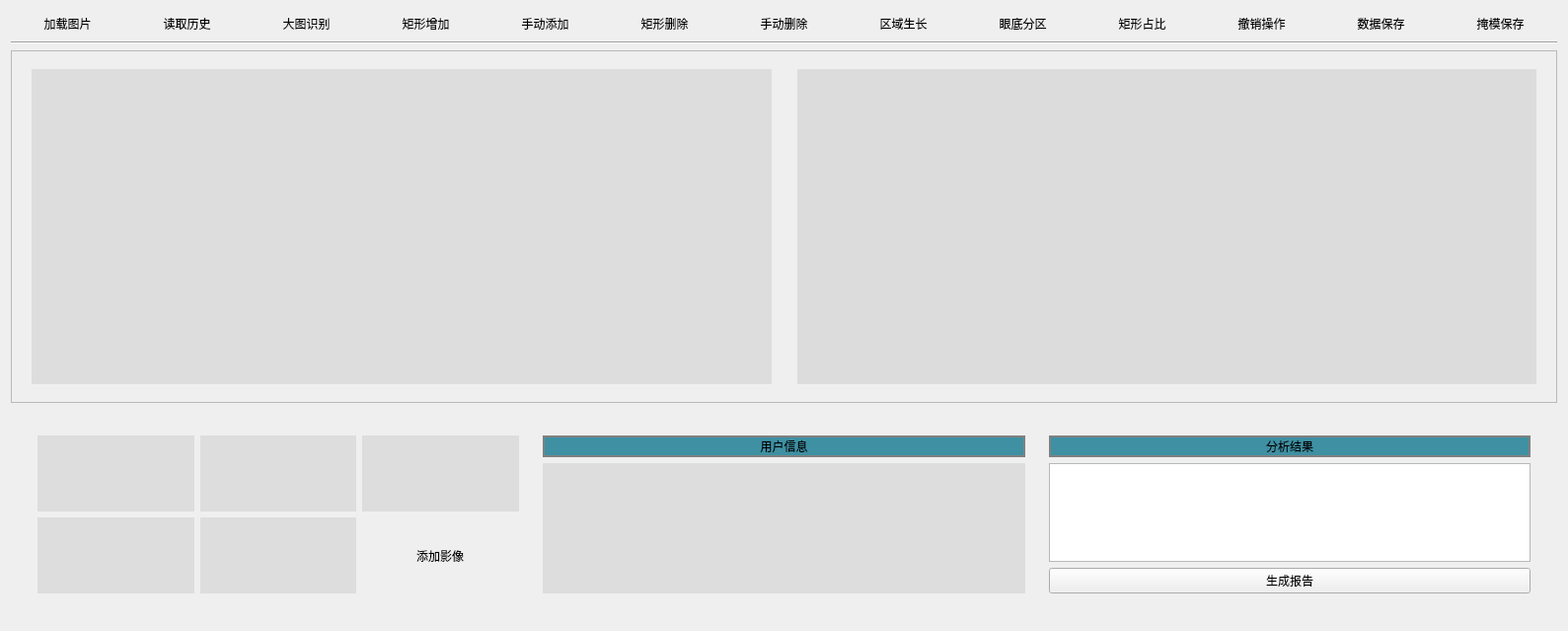
<?xml version="1.0" encoding="UTF-8"?>
<ui version="4.0">
 <class>Form</class>
 <widget class="QWidget" name="Form">
  <property name="geometry">
   <rect>
    <x>0</x>
    <y>0</y>
    <width>1589</width>
    <height>639</height>
   </rect>
  </property>
  <property name="sizePolicy">
   <sizepolicy hsizetype="Preferred" vsizetype="Preferred">
    <horstretch>0</horstretch>
    <verstretch>1</verstretch>
   </sizepolicy>
  </property>
  <property name="windowTitle">
   <string>中国矿业大学-徐州市第一人民医院无灌注区智能识别软件（大模型识别模式）</string>
  </property>
  <property name="styleSheet">
   <string notr="true">QLabel
{
background-color: rgb(221, 221, 221);

}
</string>
  </property>
  <layout class="QVBoxLayout" name="verticalLayout">
   <item>
    <layout class="QHBoxLayout" name="horizontalLayout_3">
     <item>
      <widget class="QToolButton" name="ToolButton_2">
       <property name="sizePolicy">
        <sizepolicy hsizetype="Expanding" vsizetype="Fixed">
         <horstretch>0</horstretch>
         <verstretch>0</verstretch>
        </sizepolicy>
       </property>
       <property name="styleSheet">
        <string notr="true">font: 15pt &quot;Microsoft YaHei UI&quot;;</string>
       </property>
       <property name="text">
        <string>加载图片</string>
       </property>
       <property name="icon">
        <iconset>
         <normaloff>加载图片.png</normaloff>加载图片.png</iconset>
       </property>
       <property name="iconSize">
        <size>
         <width>35</width>
         <height>35</height>
        </size>
       </property>
       <property name="toolButtonStyle">
        <enum>Qt::ToolButtonTextUnderIcon</enum>
       </property>
       <property name="autoRaise">
        <bool>true</bool>
       </property>
      </widget>
     </item>
     <item>
      <widget class="QToolButton" name="ToolButton_10">
       <property name="sizePolicy">
        <sizepolicy hsizetype="Expanding" vsizetype="Fixed">
         <horstretch>0</horstretch>
         <verstretch>0</verstretch>
        </sizepolicy>
       </property>
       <property name="styleSheet">
        <string notr="true">font: 15pt &quot;Microsoft YaHei UI&quot;;</string>
       </property>
       <property name="text">
        <string>读取历史</string>
       </property>
       <property name="icon">
        <iconset>
         <normaloff>读取历史.png</normaloff>读取历史.png</iconset>
       </property>
       <property name="iconSize">
        <size>
         <width>35</width>
         <height>35</height>
        </size>
       </property>
       <property name="toolButtonStyle">
        <enum>Qt::ToolButtonTextUnderIcon</enum>
       </property>
       <property name="autoRaise">
        <bool>true</bool>
       </property>
      </widget>
     </item>
     <item>
      <widget class="QToolButton" name="ToolButton_11">
       <property name="sizePolicy">
        <sizepolicy hsizetype="Expanding" vsizetype="Fixed">
         <horstretch>0</horstretch>
         <verstretch>0</verstretch>
        </sizepolicy>
       </property>
       <property name="styleSheet">
        <string notr="true">font: 15pt &quot;Microsoft YaHei UI&quot;;</string>
       </property>
       <property name="text">
        <string>大图识别</string>
       </property>
       <property name="icon">
        <iconset>
         <normaloff>大图识别.png</normaloff>大图识别.png</iconset>
       </property>
       <property name="iconSize">
        <size>
         <width>35</width>
         <height>35</height>
        </size>
       </property>
       <property name="toolButtonStyle">
        <enum>Qt::ToolButtonTextUnderIcon</enum>
       </property>
       <property name="autoRaise">
        <bool>true</bool>
       </property>
      </widget>
     </item>
     <item>
      <widget class="QToolButton" name="ToolButton_13">
       <property name="sizePolicy">
        <sizepolicy hsizetype="Expanding" vsizetype="Fixed">
         <horstretch>0</horstretch>
         <verstretch>0</verstretch>
        </sizepolicy>
       </property>
       <property name="styleSheet">
        <string notr="true">font: 15pt &quot;Microsoft YaHei UI&quot;;</string>
       </property>
       <property name="text">
        <string>矩形增加</string>
       </property>
       <property name="icon">
        <iconset>
         <normaloff>矩形增加.png</normaloff>矩形增加.png</iconset>
       </property>
       <property name="iconSize">
        <size>
         <width>35</width>
         <height>35</height>
        </size>
       </property>
       <property name="toolButtonStyle">
        <enum>Qt::ToolButtonTextUnderIcon</enum>
       </property>
       <property name="autoRaise">
        <bool>true</bool>
       </property>
      </widget>
     </item>
     <item>
      <widget class="QToolButton" name="ToolButton_12">
       <property name="sizePolicy">
        <sizepolicy hsizetype="Expanding" vsizetype="Fixed">
         <horstretch>0</horstretch>
         <verstretch>0</verstretch>
        </sizepolicy>
       </property>
       <property name="styleSheet">
        <string notr="true">font: 15pt &quot;Microsoft YaHei UI&quot;;</string>
       </property>
       <property name="text">
        <string>手动添加</string>
       </property>
       <property name="icon">
        <iconset>
         <normaloff>手动添加.png</normaloff>手动添加.png</iconset>
       </property>
       <property name="iconSize">
        <size>
         <width>35</width>
         <height>35</height>
        </size>
       </property>
       <property name="toolButtonStyle">
        <enum>Qt::ToolButtonTextUnderIcon</enum>
       </property>
       <property name="autoRaise">
        <bool>true</bool>
       </property>
      </widget>
     </item>
     <item>
      <widget class="QToolButton" name="ToolButton_14">
       <property name="enabled">
        <bool>true</bool>
       </property>
       <property name="sizePolicy">
        <sizepolicy hsizetype="Expanding" vsizetype="Fixed">
         <horstretch>0</horstretch>
         <verstretch>0</verstretch>
        </sizepolicy>
       </property>
       <property name="styleSheet">
        <string notr="true">font: 15pt &quot;Microsoft YaHei UI&quot;;</string>
       </property>
       <property name="text">
        <string>矩形删除</string>
       </property>
       <property name="icon">
        <iconset>
         <normaloff>矩形删除.png</normaloff>矩形删除.png</iconset>
       </property>
       <property name="iconSize">
        <size>
         <width>35</width>
         <height>35</height>
        </size>
       </property>
       <property name="toolButtonStyle">
        <enum>Qt::ToolButtonTextUnderIcon</enum>
       </property>
       <property name="autoRaise">
        <bool>true</bool>
       </property>
      </widget>
     </item>
     <item>
      <widget class="QToolButton" name="ToolButton_15">
       <property name="sizePolicy">
        <sizepolicy hsizetype="Expanding" vsizetype="Fixed">
         <horstretch>0</horstretch>
         <verstretch>0</verstretch>
        </sizepolicy>
       </property>
       <property name="styleSheet">
        <string notr="true">font: 15pt &quot;Microsoft YaHei UI&quot;;</string>
       </property>
       <property name="text">
        <string>手动删除</string>
       </property>
       <property name="icon">
        <iconset>
         <normaloff>手动删除.png</normaloff>手动删除.png</iconset>
       </property>
       <property name="iconSize">
        <size>
         <width>35</width>
         <height>35</height>
        </size>
       </property>
       <property name="toolButtonStyle">
        <enum>Qt::ToolButtonTextUnderIcon</enum>
       </property>
       <property name="autoRaise">
        <bool>true</bool>
       </property>
      </widget>
     </item>
     <item>
      <widget class="QToolButton" name="ToolButton">
       <property name="sizePolicy">
        <sizepolicy hsizetype="Expanding" vsizetype="Fixed">
         <horstretch>0</horstretch>
         <verstretch>0</verstretch>
        </sizepolicy>
       </property>
       <property name="styleSheet">
        <string notr="true">font: 15pt &quot;Microsoft YaHei UI&quot;;</string>
       </property>
       <property name="text">
        <string>区域生长</string>
       </property>
       <property name="icon">
        <iconset>
         <normaloff>区域生长.png</normaloff>区域生长.png</iconset>
       </property>
       <property name="iconSize">
        <size>
         <width>35</width>
         <height>35</height>
        </size>
       </property>
       <property name="toolButtonStyle">
        <enum>Qt::ToolButtonTextUnderIcon</enum>
       </property>
       <property name="autoRaise">
        <bool>true</bool>
       </property>
      </widget>
     </item>
     <item>
      <widget class="QToolButton" name="toolButton_2">
       <property name="sizePolicy">
        <sizepolicy hsizetype="Expanding" vsizetype="Fixed">
         <horstretch>0</horstretch>
         <verstretch>0</verstretch>
        </sizepolicy>
       </property>
       <property name="styleSheet">
        <string notr="true">font: 15pt &quot;Microsoft YaHei UI&quot;;</string>
       </property>
       <property name="text">
        <string>眼底分区</string>
       </property>
       <property name="icon">
        <iconset>
         <normaloff>水滴.png</normaloff>水滴.png</iconset>
       </property>
       <property name="iconSize">
        <size>
         <width>37</width>
         <height>37</height>
        </size>
       </property>
       <property name="toolButtonStyle">
        <enum>Qt::ToolButtonTextUnderIcon</enum>
       </property>
       <property name="autoRaise">
        <bool>true</bool>
       </property>
      </widget>
     </item>
     <item>
      <widget class="QToolButton" name="toolButton_3">
       <property name="sizePolicy">
        <sizepolicy hsizetype="Expanding" vsizetype="Fixed">
         <horstretch>0</horstretch>
         <verstretch>0</verstretch>
        </sizepolicy>
       </property>
       <property name="styleSheet">
        <string notr="true">font: 15pt &quot;Microsoft YaHei UI&quot;;</string>
       </property>
       <property name="text">
        <string>矩形占比</string>
       </property>
       <property name="icon">
        <iconset>
         <normaloff>矩形分区.png</normaloff>矩形分区.png</iconset>
       </property>
       <property name="iconSize">
        <size>
         <width>35</width>
         <height>35</height>
        </size>
       </property>
       <property name="toolButtonStyle">
        <enum>Qt::ToolButtonTextUnderIcon</enum>
       </property>
       <property name="autoRaise">
        <bool>true</bool>
       </property>
      </widget>
     </item>
     <item>
      <widget class="QToolButton" name="ToolButton_6">
       <property name="sizePolicy">
        <sizepolicy hsizetype="Expanding" vsizetype="Fixed">
         <horstretch>0</horstretch>
         <verstretch>0</verstretch>
        </sizepolicy>
       </property>
       <property name="styleSheet">
        <string notr="true">font: 15pt &quot;Microsoft YaHei UI&quot;;</string>
       </property>
       <property name="text">
        <string>撤销操作</string>
       </property>
       <property name="icon">
        <iconset>
         <normaloff>撤销操作.png</normaloff>撤销操作.png</iconset>
       </property>
       <property name="iconSize">
        <size>
         <width>35</width>
         <height>35</height>
        </size>
       </property>
       <property name="toolButtonStyle">
        <enum>Qt::ToolButtonTextUnderIcon</enum>
       </property>
       <property name="autoRaise">
        <bool>true</bool>
       </property>
      </widget>
     </item>
     <item>
      <widget class="QToolButton" name="ToolButton_5">
       <property name="sizePolicy">
        <sizepolicy hsizetype="Expanding" vsizetype="Fixed">
         <horstretch>0</horstretch>
         <verstretch>0</verstretch>
        </sizepolicy>
       </property>
       <property name="styleSheet">
        <string notr="true">font: 15pt &quot;Microsoft YaHei UI&quot;;</string>
       </property>
       <property name="text">
        <string extracomment="局部放大">数据保存</string>
       </property>
       <property name="icon">
        <iconset>
         <normaloff>数据保存.png</normaloff>数据保存.png</iconset>
       </property>
       <property name="iconSize">
        <size>
         <width>35</width>
         <height>35</height>
        </size>
       </property>
       <property name="shortcut">
        <string extracomment="局部放大"/>
       </property>
       <property name="toolButtonStyle">
        <enum>Qt::ToolButtonTextUnderIcon</enum>
       </property>
       <property name="autoRaise">
        <bool>true</bool>
       </property>
      </widget>
     </item>
     <item>
      <widget class="QToolButton" name="toolButton_4">
       <property name="sizePolicy">
        <sizepolicy hsizetype="Expanding" vsizetype="Fixed">
         <horstretch>0</horstretch>
         <verstretch>0</verstretch>
        </sizepolicy>
       </property>
       <property name="styleSheet">
        <string notr="true">font: 15pt &quot;Microsoft YaHei UI&quot;;</string>
       </property>
       <property name="text">
        <string>掩模保存</string>
       </property>
       <property name="icon">
        <iconset>
         <normaloff>掩模保存.png</normaloff>掩模保存.png</iconset>
       </property>
       <property name="iconSize">
        <size>
         <width>35</width>
         <height>35</height>
        </size>
       </property>
       <property name="toolButtonStyle">
        <enum>Qt::ToolButtonTextUnderIcon</enum>
       </property>
       <property name="autoRaise">
        <bool>true</bool>
       </property>
      </widget>
     </item>
    </layout>
   </item>
   <item>
    <widget class="Line" name="line_5">
     <property name="orientation">
      <enum>Qt::Horizontal</enum>
     </property>
    </widget>
   </item>
   <item>
    <widget class="QFrame" name="frame">
     <property name="sizePolicy">
      <sizepolicy hsizetype="Preferred" vsizetype="Expanding">
       <horstretch>0</horstretch>
       <verstretch>5</verstretch>
      </sizepolicy>
     </property>
     <property name="frameShape">
      <enum>QFrame::StyledPanel</enum>
     </property>
     <property name="frameShadow">
      <enum>QFrame::Raised</enum>
     </property>
     <layout class="QHBoxLayout" name="horizontalLayout">
      <item>
       <spacer name="horizontalSpacer">
        <property name="orientation">
         <enum>Qt::Horizontal</enum>
        </property>
        <property name="sizeType">
         <enum>QSizePolicy::Fixed</enum>
        </property>
        <property name="sizeHint" stdset="0">
         <size>
          <width>2</width>
          <height>20</height>
         </size>
        </property>
       </spacer>
      </item>
      <item>
       <widget class="SimpleCardWidget" name="SimpleCardWidget">
        <property name="sizePolicy">
         <sizepolicy hsizetype="Preferred" vsizetype="Preferred">
          <horstretch>5</horstretch>
          <verstretch>0</verstretch>
         </sizepolicy>
        </property>
        <layout class="QVBoxLayout" name="verticalLayout_2">
         <item>
          <widget class="BodyLabel" name="BodyLabel_2">
           <property name="text">
            <string/>
           </property>
          </widget>
         </item>
        </layout>
       </widget>
      </item>
      <item>
       <spacer name="horizontalSpacer_2">
        <property name="orientation">
         <enum>Qt::Horizontal</enum>
        </property>
        <property name="sizeType">
         <enum>QSizePolicy::Fixed</enum>
        </property>
        <property name="sizeHint" stdset="0">
         <size>
          <width>2</width>
          <height>20</height>
         </size>
        </property>
       </spacer>
      </item>
      <item>
       <widget class="SimpleCardWidget" name="SimpleCardWidget_2">
        <property name="sizePolicy">
         <sizepolicy hsizetype="Preferred" vsizetype="Preferred">
          <horstretch>5</horstretch>
          <verstretch>0</verstretch>
         </sizepolicy>
        </property>
        <property name="styleSheet">
         <string notr="true">QLabel
{
background-color: rgb(220, 220, 220);

}
</string>
        </property>
        <layout class="QVBoxLayout" name="verticalLayout_3">
         <item>
          <widget class="BodyLabel" name="BodyLabel">
           <property name="text">
            <string/>
           </property>
          </widget>
         </item>
        </layout>
       </widget>
      </item>
      <item>
       <spacer name="horizontalSpacer_3">
        <property name="orientation">
         <enum>Qt::Horizontal</enum>
        </property>
        <property name="sizeType">
         <enum>QSizePolicy::Fixed</enum>
        </property>
        <property name="sizeHint" stdset="0">
         <size>
          <width>2</width>
          <height>20</height>
         </size>
        </property>
       </spacer>
      </item>
     </layout>
    </widget>
   </item>
   <item>
    <widget class="SimpleCardWidget" name="SimpleCardWidget_3">
     <property name="sizePolicy">
      <sizepolicy hsizetype="Preferred" vsizetype="Preferred">
       <horstretch>0</horstretch>
       <verstretch>3</verstretch>
      </sizepolicy>
     </property>
     <layout class="QHBoxLayout" name="horizontalLayout_7">
      <item>
       <widget class="QFrame" name="horizontalFrame">
        <property name="sizePolicy">
         <sizepolicy hsizetype="Expanding" vsizetype="Expanding">
          <horstretch>0</horstretch>
          <verstretch>0</verstretch>
         </sizepolicy>
        </property>
        <layout class="QHBoxLayout" name="horizontalLayout_6">
         <item>
          <widget class="QFrame" name="gridFrame">
           <property name="sizePolicy">
            <sizepolicy hsizetype="Preferred" vsizetype="Preferred">
             <horstretch>1</horstretch>
             <verstretch>0</verstretch>
            </sizepolicy>
           </property>
           <layout class="QGridLayout" name="gridLayout_2">
            <item row="0" column="1">
             <widget class="BodyLabel" name="BodyLabel_6">
              <property name="text">
               <string/>
              </property>
             </widget>
            </item>
            <item row="1" column="1">
             <widget class="BodyLabel" name="BodyLabel_7">
              <property name="text">
               <string/>
              </property>
             </widget>
            </item>
            <item row="1" column="0">
             <widget class="BodyLabel" name="BodyLabel_3">
              <property name="text">
               <string/>
              </property>
             </widget>
            </item>
            <item row="0" column="0">
             <widget class="BodyLabel" name="BodyLabel_5">
              <property name="text">
               <string/>
              </property>
             </widget>
            </item>
            <item row="0" column="2">
             <widget class="BodyLabel" name="BodyLabel_4">
              <property name="text">
               <string/>
              </property>
             </widget>
            </item>
            <item row="1" column="2">
             <widget class="QFrame" name="verticalFrame">
              <layout class="QVBoxLayout" name="verticalLayout_6">
               <item alignment="Qt::AlignHCenter|Qt::AlignVCenter">
                <widget class="QToolButton" name="toolButton">
                 <property name="styleSheet">
                  <string notr="true">font: 15pt &quot;Microsoft YaHei UI&quot;;</string>
                 </property>
                 <property name="text">
                  <string>添加影像</string>
                 </property>
                 <property name="icon">
                  <iconset>
                   <normaloff>加号.png</normaloff>加号.png</iconset>
                 </property>
                 <property name="iconSize">
                  <size>
                   <width>40</width>
                   <height>40</height>
                  </size>
                 </property>
                 <property name="toolButtonStyle">
                  <enum>Qt::ToolButtonTextUnderIcon</enum>
                 </property>
                 <property name="autoRaise">
                  <bool>true</bool>
                 </property>
                </widget>
               </item>
              </layout>
             </widget>
            </item>
           </layout>
          </widget>
         </item>
         <item>
          <widget class="QFrame" name="verticalFrame">
           <property name="sizePolicy">
            <sizepolicy hsizetype="Preferred" vsizetype="Preferred">
             <horstretch>1</horstretch>
             <verstretch>0</verstretch>
            </sizepolicy>
           </property>
           <layout class="QVBoxLayout" name="verticalLayout_8">
            <item>
             <widget class="BodyLabel" name="BodyLabel_11">
              <property name="sizePolicy">
               <sizepolicy hsizetype="Preferred" vsizetype="Fixed">
                <horstretch>0</horstretch>
                <verstretch>0</verstretch>
               </sizepolicy>
              </property>
              <property name="palette">
               <palette>
                <active>
                 <colorrole role="WindowText">
                  <brush brushstyle="SolidPattern">
                   <color alpha="255">
                    <red>0</red>
                    <green>0</green>
                    <blue>0</blue>
                   </color>
                  </brush>
                 </colorrole>
                 <colorrole role="Button">
                  <brush brushstyle="SolidPattern">
                   <color alpha="255">
                    <red>62</red>
                    <green>144</green>
                    <blue>162</blue>
                   </color>
                  </brush>
                 </colorrole>
                 <colorrole role="Base">
                  <brush brushstyle="SolidPattern">
                   <color alpha="255">
                    <red>62</red>
                    <green>144</green>
                    <blue>162</blue>
                   </color>
                  </brush>
                 </colorrole>
                 <colorrole role="Window">
                  <brush brushstyle="SolidPattern">
                   <color alpha="255">
                    <red>62</red>
                    <green>144</green>
                    <blue>162</blue>
                   </color>
                  </brush>
                 </colorrole>
                </active>
                <inactive>
                 <colorrole role="WindowText">
                  <brush brushstyle="SolidPattern">
                   <color alpha="255">
                    <red>0</red>
                    <green>0</green>
                    <blue>0</blue>
                   </color>
                  </brush>
                 </colorrole>
                 <colorrole role="Button">
                  <brush brushstyle="SolidPattern">
                   <color alpha="255">
                    <red>62</red>
                    <green>144</green>
                    <blue>162</blue>
                   </color>
                  </brush>
                 </colorrole>
                 <colorrole role="Base">
                  <brush brushstyle="SolidPattern">
                   <color alpha="255">
                    <red>62</red>
                    <green>144</green>
                    <blue>162</blue>
                   </color>
                  </brush>
                 </colorrole>
                 <colorrole role="Window">
                  <brush brushstyle="SolidPattern">
                   <color alpha="255">
                    <red>62</red>
                    <green>144</green>
                    <blue>162</blue>
                   </color>
                  </brush>
                 </colorrole>
                </inactive>
                <disabled>
                 <colorrole role="WindowText">
                  <brush brushstyle="SolidPattern">
                   <color alpha="255">
                    <red>0</red>
                    <green>0</green>
                    <blue>0</blue>
                   </color>
                  </brush>
                 </colorrole>
                 <colorrole role="Button">
                  <brush brushstyle="SolidPattern">
                   <color alpha="255">
                    <red>62</red>
                    <green>144</green>
                    <blue>162</blue>
                   </color>
                  </brush>
                 </colorrole>
                 <colorrole role="Base">
                  <brush brushstyle="SolidPattern">
                   <color alpha="255">
                    <red>62</red>
                    <green>144</green>
                    <blue>162</blue>
                   </color>
                  </brush>
                 </colorrole>
                 <colorrole role="Window">
                  <brush brushstyle="SolidPattern">
                   <color alpha="255">
                    <red>62</red>
                    <green>144</green>
                    <blue>162</blue>
                   </color>
                  </brush>
                 </colorrole>
                </disabled>
               </palette>
              </property>
              <property name="styleSheet">
               <string notr="true">
QLabel
{
	font: 15pt &quot;Microsoft YaHei UI&quot;;
border-radius: 50px;
border: 2px solid grey;
background-color: rgb(62, 144, 162);

}</string>
              </property>
              <property name="text">
               <string>用户信息</string>
              </property>
              <property name="alignment">
               <set>Qt::AlignCenter</set>
              </property>
             </widget>
            </item>
            <item>
             <widget class="BodyLabel" name="BodyLabel_10">
              <property name="text">
               <string/>
              </property>
             </widget>
            </item>
           </layout>
          </widget>
         </item>
         <item>
          <widget class="QFrame" name="verticalFrame">
           <property name="sizePolicy">
            <sizepolicy hsizetype="Preferred" vsizetype="Preferred">
             <horstretch>1</horstretch>
             <verstretch>0</verstretch>
            </sizepolicy>
           </property>
           <layout class="QVBoxLayout" name="verticalLayout_7">
            <item>
             <widget class="BodyLabel" name="BodyLabel_9">
              <property name="sizePolicy">
               <sizepolicy hsizetype="Preferred" vsizetype="Fixed">
                <horstretch>0</horstretch>
                <verstretch>0</verstretch>
               </sizepolicy>
              </property>
              <property name="palette">
               <palette>
                <active>
                 <colorrole role="WindowText">
                  <brush brushstyle="SolidPattern">
                   <color alpha="255">
                    <red>0</red>
                    <green>0</green>
                    <blue>0</blue>
                   </color>
                  </brush>
                 </colorrole>
                 <colorrole role="Button">
                  <brush brushstyle="SolidPattern">
                   <color alpha="255">
                    <red>62</red>
                    <green>144</green>
                    <blue>162</blue>
                   </color>
                  </brush>
                 </colorrole>
                 <colorrole role="Base">
                  <brush brushstyle="SolidPattern">
                   <color alpha="255">
                    <red>62</red>
                    <green>144</green>
                    <blue>162</blue>
                   </color>
                  </brush>
                 </colorrole>
                 <colorrole role="Window">
                  <brush brushstyle="SolidPattern">
                   <color alpha="255">
                    <red>62</red>
                    <green>144</green>
                    <blue>162</blue>
                   </color>
                  </brush>
                 </colorrole>
                </active>
                <inactive>
                 <colorrole role="WindowText">
                  <brush brushstyle="SolidPattern">
                   <color alpha="255">
                    <red>0</red>
                    <green>0</green>
                    <blue>0</blue>
                   </color>
                  </brush>
                 </colorrole>
                 <colorrole role="Button">
                  <brush brushstyle="SolidPattern">
                   <color alpha="255">
                    <red>62</red>
                    <green>144</green>
                    <blue>162</blue>
                   </color>
                  </brush>
                 </colorrole>
                 <colorrole role="Base">
                  <brush brushstyle="SolidPattern">
                   <color alpha="255">
                    <red>62</red>
                    <green>144</green>
                    <blue>162</blue>
                   </color>
                  </brush>
                 </colorrole>
                 <colorrole role="Window">
                  <brush brushstyle="SolidPattern">
                   <color alpha="255">
                    <red>62</red>
                    <green>144</green>
                    <blue>162</blue>
                   </color>
                  </brush>
                 </colorrole>
                </inactive>
                <disabled>
                 <colorrole role="WindowText">
                  <brush brushstyle="SolidPattern">
                   <color alpha="255">
                    <red>0</red>
                    <green>0</green>
                    <blue>0</blue>
                   </color>
                  </brush>
                 </colorrole>
                 <colorrole role="Button">
                  <brush brushstyle="SolidPattern">
                   <color alpha="255">
                    <red>62</red>
                    <green>144</green>
                    <blue>162</blue>
                   </color>
                  </brush>
                 </colorrole>
                 <colorrole role="Base">
                  <brush brushstyle="SolidPattern">
                   <color alpha="255">
                    <red>62</red>
                    <green>144</green>
                    <blue>162</blue>
                   </color>
                  </brush>
                 </colorrole>
                 <colorrole role="Window">
                  <brush brushstyle="SolidPattern">
                   <color alpha="255">
                    <red>62</red>
                    <green>144</green>
                    <blue>162</blue>
                   </color>
                  </brush>
                 </colorrole>
                </disabled>
               </palette>
              </property>
              <property name="styleSheet">
               <string notr="true">
QLabel
{
	font: 15pt &quot;Microsoft YaHei UI&quot;;
border-radius: 50px;
border: 2px solid grey;
background-color: rgb(62, 144, 162);

}</string>
              </property>
              <property name="text">
               <string>分析结果</string>
              </property>
              <property name="alignment">
               <set>Qt::AlignCenter</set>
              </property>
             </widget>
            </item>
            <item>
             <widget class="TextEdit" name="TextEdit"/>
            </item>
            <item>
             <widget class="PrimaryPushButton" name="PrimaryPushButton">
              <property name="text">
               <string>生成报告</string>
              </property>
             </widget>
            </item>
           </layout>
          </widget>
         </item>
        </layout>
       </widget>
      </item>
     </layout>
    </widget>
   </item>
  </layout>
 </widget>
 <customwidgets>
  <customwidget>
   <class>PushButton</class>
   <extends>QPushButton</extends>
   <header>qfluentwidgets</header>
  </customwidget>
  <customwidget>
   <class>PrimaryPushButton</class>
   <extends>PushButton</extends>
   <header>qfluentwidgets</header>
  </customwidget>
  <customwidget>
   <class>CardWidget</class>
   <extends>QFrame</extends>
   <header>qfluentwidgets</header>
   <container>1</container>
  </customwidget>
  <customwidget>
   <class>SimpleCardWidget</class>
   <extends>CardWidget</extends>
   <header>qfluentwidgets</header>
   <container>1</container>
  </customwidget>
  <customwidget>
   <class>BodyLabel</class>
   <extends>QLabel</extends>
   <header>qfluentwidgets</header>
  </customwidget>
  <customwidget>
   <class>TextEdit</class>
   <extends>QTextEdit</extends>
   <header>qfluentwidgets</header>
  </customwidget>
 </customwidgets>
 <resources/>
 <connections/>
</ui>
